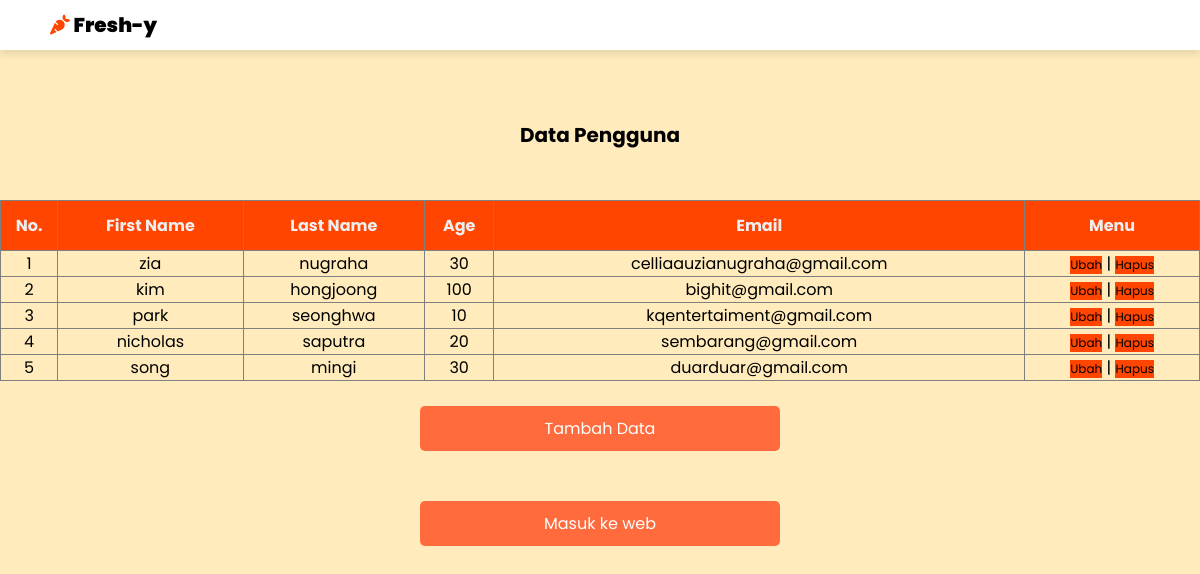
The app's page /read.php with its own data.
### tables this page shows
CREATE TABLE `user` (
  `id` tinyint NOT NULL,
  `first_name` varchar(40) NOT NULL,
  `last_name` varchar(40) NOT NULL,
  `age` tinyint NOT NULL,
  `email` varchar(100) NOT NULL,
  `password` varchar(255) NOT NULL
);

### read.php (the view, shortened to what this page needs)
<?php
require "koneksi.php";
$sql = mysqli_query($conn, "SELECT * FROM user");
$user = [];
while ($row = mysqli_fetch_assoc($sql)) {
    $user[] = $row;
}
?>
<!DOCTYPE html>
<html lang="en">
<head>
    <link rel="stylesheet" href="https://cdnjs.cloudflare.com/ajax/libs/font-awesome/6.6.0/css/all.min.css">
    <link rel="stylesheet" href="read.css">
</head>
<body>
    <header class="header">
        <a href="#" class="logo"><i class="fa-sharp fa-solid fa-carrot"></i> Fresh-y </a>
    </header>
    <h4>Data Pengguna</h4>
    <br>
    <br>
    <div class="container">
    <table border="1">
            <tr>
                <th>No.</th>
                <th>First Name</th>
                <th>Last Name</th>
                <th>Age</th>
                <th>Email</th>
                <th>Menu</th>
            </tr>
        <tbody>
            <?php $i = 1; foreach($user as $usr) : ?>
                <tr>
                    <td><?= $i ?></td>
                    <td><?= $usr["first_name"] ?></td>
                    <td><?= $usr["last_name"] ?></td>
                    <td><?= $usr["age"] ?></td>
                    <td><?= $usr["email"] ?></td>
                    <td>
                        <a href="edit.php?id=<?= $usr["id"] ?>" class="btn">Ubah</a> |
                        <a href="delete.php?id=<?= $usr["id"] ?>" class="btn"">Hapus</a>
                    </td>
                </tr>
                <?php $i++; endforeach ?>
            </tbody>
        </table>
    </div>
    <br>
    <button onclick="window.location.href='index.php'">Tambah Data</button>
    <br>
    <br>
    <button onclick="window.location.href='index.html'">Masuk ke web</button>
</body>
</html>

### read.css (style rules this page uses)
* { margin: 0; padding: 0; box-sizing: border-box; font-family: 'Poppins', sans-serif; }
body { background-color: #ffebbb; }
.header { position: fixed; top: 0; left: 0; right: 0; display: flex; align-items: center; justify-content: space-between; box-shadow: 0 4px 8px rgba(0, 0, 0, 0.1); padding: 10px 50px; background-color: white; width: 100%; }
.header, i { color: orangered; }
.header, .logo { font-size: 20px; font-weight: bolder; color: black; border: #eeeeee; text-decoration: none; }
h4 { padding-top: 120px; text-align: center; font-size: 20px; }
table { border-collapse: collapse; width: 100%; }
th { background-color: orangered; color: #eeeeee; height: 50px; }
td { text-align: center; }
.btn { display:inline-block; padding: none; background-color: orangered; color: black; text-decoration: none; border: none; font-size: 12px; }
button { background-color: #FF6B3D; color: white; border: none; padding: 10px 20px; font-size: 16px; border-radius: 5px; cursor: pointer; width: 30%; transition: background-color 0.3s ease; margin: 0 auto; display: block; }

### records on screen
user: first_name "zia", last_name "nugraha", age "30", email "celliaauzianugraha@gmail.com"
user: first_name "kim", last_name "hongjoong", age "100", email "bighit@gmail.com"
user: first_name "park", last_name "seonghwa", age "10", email "kqentertaiment@gmail.com"
user: first_name "nicholas", last_name "saputra", age "20", email "sembarang@gmail.com"
user: first_name "song", last_name "mingi", age "30", email "duarduar@gmail.com"
